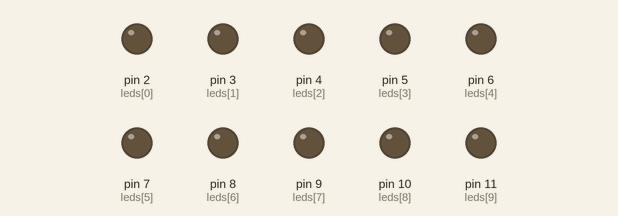
Simulated run of this sketch. Board: Arduino Uno, built with avr-gcc and run on an emulated ATmega328P. Shown: output pins drawn as LEDs (lit = HIGH). Random numbers use the default seed unless the sketch sets one.

Above: at 2.2 s.
At 9.7 s:
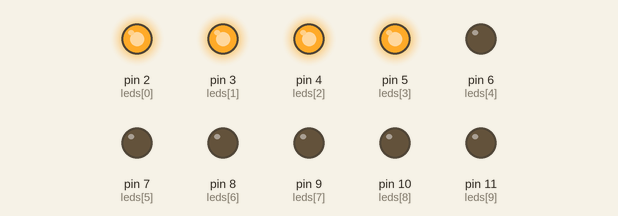
At 17.0 s:
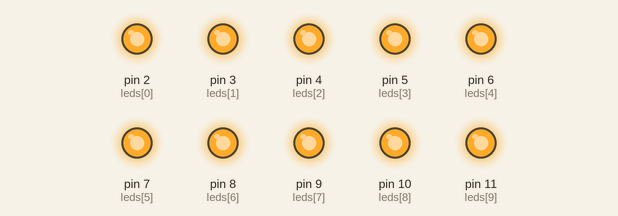
At 21.3 s:
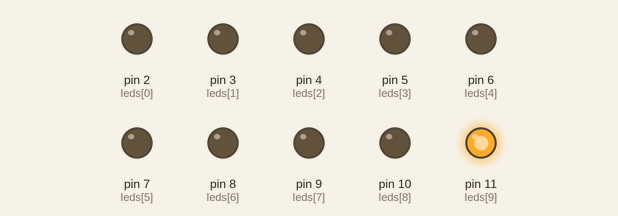
At 26.1 s:
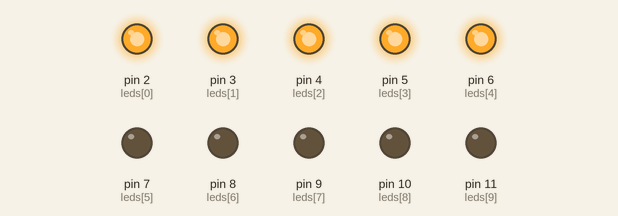
At 39.8 s:
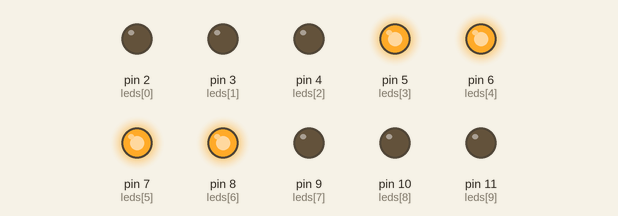
Timing chart, 0 to 40.0 s (numbered marks = the images above):
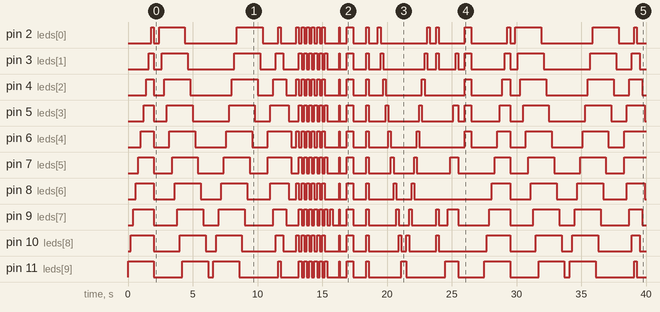

The sketch:

led-nhay.ino
```cpp
int leds[] = { 2, 3, 4, 5, 6, 7, 8, 9, 10, 11 };
int ledCount;
int time = 200;

void A2B();
void B2A();
void M2AB();
void xen_ke();
void turnOffAll();
void randomBlink();
void fastBlink();
void slowBlink();
void allOnOff();
void circularBlink();
void randomBlinkAll();
void alternateBlinkReverse();
void halfOnOff();
void reverseBlink();

void setup() {
  ledCount = sizeof(leds) / sizeof(int);
  for (int i = 0; i < ledCount; i++) {
    pinMode(leds[i], OUTPUT);
    digitalWrite(leds[i], LOW);
  }
}

void loop() {
  reverseBlink();
  delay(200);
  A2B();
  delay(200);
  B2A();
  delay(200);
  M2AB();
  delay(200);
  xen_ke();
  delay(200);

  randomBlink();       // Chế độ nháy ngẫu nhiên
  delay(500);

  fastBlink();         // Chế độ nháy nhanh
  delay(500);

  slowBlink();         // Chế độ nháy chậm
  delay(500);

  allOnOff();          // Chế độ sáng tắt đồng loạt
  delay(500);

  circularBlink();     // Chế độ chạy theo vòng
  delay(500);

  randomBlinkAll();    // Chế độ chớp ngẫu nhiên
  delay(500);

  alternateBlinkReverse(); // Chế độ sáng xen kẽ ngược
  delay(500);

  halfOnOff();         // Chế độ nửa sáng
  delay(500);
}

void A2B() {
  for (int i = 0; i < ledCount; i++) {
    digitalWrite(leds[i], HIGH);
    delay(time);
  }
  for (int i = 0; i < ledCount; i++) {
    digitalWrite(leds[i], LOW);
    delay(time);
  }
}

void B2A() {
  for (int i = ledCount - 1; i >= 0; i--) {
    digitalWrite(leds[i], HIGH);
    delay(time);
  }
  for (int i = ledCount - 1; i >= 0; i--) {
    digitalWrite(leds[i], LOW);
    delay(time);
  }
}

void M2AB() {
  bool even = ledCount % 2 == 0;
  int mid = (even) ? ledCount / 2 - 1 : (ledCount + 1) / 2 - 1;
  for (int i = mid; i >= 0; i--) {
    digitalWrite(leds[i], HIGH);
    digitalWrite(leds[ledCount - 1 - i], HIGH);
    delay(time);
  }
  for (int i = 0; i <= mid; i++) {
    digitalWrite(leds[i], LOW);
    digitalWrite(leds[ledCount - 1 - i], LOW);
    delay(time);
  }
}

void xen_ke() {
  for (int c = 0; c < 6; c++) {
    for (int i = 0; i <= ledCount; i += 2) {
      digitalWrite(leds[i], HIGH);
      if (i + 1 < ledCount) {
        digitalWrite(leds[i + 1], LOW);
      }
    }
    delay(time);
    for (int i = 1; i <= ledCount; i += 2) {
      digitalWrite(leds[i], HIGH);
      digitalWrite(leds[i - 1], LOW);
    }
    delay(time);
  }
  turnOffAll();
}

void turnOffAll() {
  for (int i = 0; i < ledCount; i++) {
    digitalWrite(leds[i], LOW);
  }
}

void randomBlink() {
  int randomLed = random(0, ledCount);
  digitalWrite(leds[randomLed], HIGH);
  delay(time);
  digitalWrite(leds[randomLed], LOW);
}

void fastBlink() {
  for (int i = 0; i < ledCount; i++) {
    digitalWrite(leds[i], HIGH);
  }
  delay(50);
  for (int i = 0; i < ledCount; i++) {
    digitalWrite(leds[i], LOW);
  }
  delay(50);
}

void slowBlink() {
  for (int i = 0; i < ledCount; i++) {
    digitalWrite(leds[i], HIGH);
  }
  delay(500);
  for (int i = 0; i < ledCount; i++) {
    digitalWrite(leds[i], LOW);
  }
  delay(500);
}

void allOnOff() {
  for (int i = 0; i < ledCount; i++) {
    digitalWrite(leds[i], HIGH);
  }
  delay(200);
  for (int i = 0; i < ledCount; i++) {
    digitalWrite(leds[i], LOW);
  }
  delay(200);
}

// Chế độ chạy theo vòng
void circularBlink() {
  for (int i = 0; i < ledCount; i++) {
    digitalWrite(leds[i], HIGH);
    delay(time);
    digitalWrite(leds[i], LOW);
  }
  for (int i = ledCount - 1; i >= 0; i--) {
    digitalWrite(leds[i], HIGH);
    delay(time);
    digitalWrite(leds[i], LOW);
  }
}

// Chế độ chớp ngẫu nhiên tất cả LED
void randomBlinkAll() {
  for (int i = 0; i < ledCount; i++) {
    digitalWrite(leds[i], random(0, 2)); // 0 hoặc 1, bật/tắt ngẫu nhiên
  }
  delay(time);
  turnOffAll();
}

// Chế độ sáng xen kẽ ngược
void alternateBlinkReverse() {
  for (int i = ledCount - 1; i >= 0; i -= 2) {
    digitalWrite(leds[i], HIGH);
    if (i - 1 >= 0) {
      digitalWrite(leds[i - 1], LOW);
    }
    delay(time);
  }
  turnOffAll();
}

// Chế độ nửa sáng
void halfOnOff() {
  for (int i = 0; i < ledCount / 2; i++) {
    digitalWrite(leds[i], HIGH);
  }
  delay(500);
  for (int i = 0; i < ledCount / 2; i++) {
    digitalWrite(leds[i], LOW);
  }
  delay(500);
}

void reverseBlink() {
  // Tắt tất cả LED trước
  turnOffAll();

  // Chạy từ cuối lên đầu, sáng lần lượt
  for (int i = ledCount - 1; i >= 0; i--) {
    digitalWrite(leds[i], HIGH);
    delay(time); // Thời gian delay giữa các LED
  }

  // Tắt tất cả LED sau khi chạy ngược
  turnOffAll();
  delay(200); // Thời gian dừng trước khi tiếp tục
}
```

Measured:
- by itself, pin 2 (leds[0]): LOW → HIGH at 1.8 s, → LOW 0.20 s later, → HIGH 0.40 s later, → LOW 2.0 s later, … (42 changes in this stretch)
- by itself, pin 3 (leds[1]): LOW → HIGH at 1.6 s, → LOW 0.40 s later, → HIGH 0.60 s later, → LOW 2.0 s later, … (44 changes in this stretch)
- by itself, pin 4 (leds[2]): LOW → HIGH at 1.4 s, → LOW 0.60 s later, → HIGH 0.80 s later, → LOW 2.0 s later, … (40 changes in this stretch)
- by itself, pin 5 (leds[3]): LOW → HIGH at 1.2 s, → LOW 0.80 s later, → HIGH 1.0 s later, → LOW 2.0 s later, … (42 changes in this stretch)
- by itself, pin 6 (leds[4]): LOW → HIGH at 1.0 s, → LOW 1.0 s later, → HIGH 1.2 s later, → LOW 2.0 s later, … (39 changes in this stretch)
- by itself, pin 7 (leds[5]): LOW → HIGH at 0.80 s, → LOW 1.2 s later, → HIGH 1.4 s later, → LOW 2.0 s later, … (39 changes in this stretch)
- by itself, pin 8 (leds[6]): LOW → HIGH at 0.60 s, → LOW 1.4 s later, → HIGH 1.6 s later, → LOW 2.0 s later, … (38 changes in this stretch)
- by itself, pin 9 (leds[7]): LOW → HIGH at 0.40 s, → LOW 1.6 s later, → HIGH 1.8 s later, → LOW 2.0 s later, … (44 changes in this stretch)
